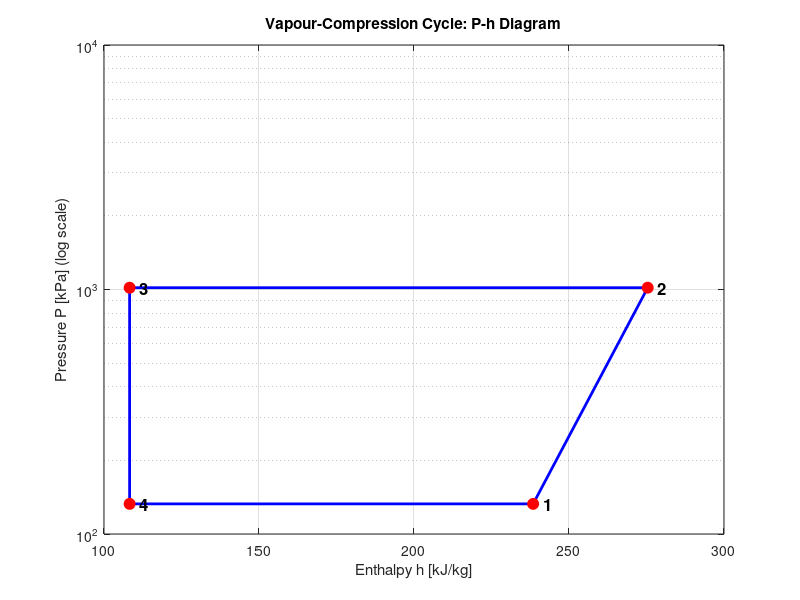

Recreate this plot in MATLAB.
%% ========================================================================
%  VAPOUR-COMPRESSION REFRIGERATION CYCLE (ideal)
%  Repository: thermodynamic-cycles
%  Working fluid: R-134a  -- enthalpy-based, NOT ideal-gas air
%
%  Standard refrigeration / heat-pump cycle. Four processes:
%     1 -> 2 : Isentropic compression (sat vapour -> condenser pressure)
%     2 -> 3 : Constant-pressure heat rejection in condenser (-> sat liq)
%     3 -> 4 : Throttle through expansion valve (h constant)
%     4 -> 1 : Constant-pressure heat absorption in evaporator (-> sat vap)
%
%  COP_cooling = q_evap / w_comp,  COP_heating = q_cond / w_comp.
%
%  PROPERTY VALUES below are standard R-134a table values for the chosen
%  evaporator/condenser temperatures. The superheated value h2 in
%  particular should be VERIFIED by lookup at (P_cond, s1).
% ========================================================================

clear; clc; close all;

%% SECTION 1: CYCLE CONDITIONS
T_evap = -20;   % evaporator temperature   [degC]
T_cond =  40;   % condenser temperature    [degC]

fprintf('==================================================\n');
fprintf('  VAPOUR-COMPRESSION CYCLE CONDITIONS (R-134a)\n');
fprintf('==================================================\n');
fprintf('  Evaporator temperature = %7.1f degC\n', T_evap);
fprintf('  Condenser temperature  = %7.1f degC\n', T_cond);
fprintf('\n');

%% SECTION 2: R-134a PROPERTIES  (VERIFY AGAINST YOUR TABLES)
% --- State 1: saturated vapour at evaporator temp (-20 degC) ---
P_evap = 132.8;     % saturation pressure        [kPa]
h1 = 238.43;        % sat vapour enthalpy        [kJ/kg]
s1 = 0.94565;       % sat vapour entropy         [kJ/(kg*K)]

% --- State 3: saturated liquid at condenser temp (40 degC) ---
P_cond = 1017.0;    % saturation pressure        [kPa]
h3 = 108.26;        % sat liquid enthalpy        [kJ/kg]

% --- State 2: superheated vapour at P_cond with s2 = s1 ---
% From a superheated R-134a lookup at ~1017 kPa, s = 0.94565.
% VERIFY this one; it drives the compressor work directly.
h2 = 275.39;        % compressor exit enthalpy   [kJ/kg]

%% SECTION 3: STATE POINT CALCULATIONS  (1 -> 2 -> 3 -> 4 -> 1)
s2 = s1;                    % isentropic compression
% State 4: throttle is isenthalpic, h4 = h3
h4 = h3;
% Quality at evaporator inlet (state 4) for reference
% x4 would need hf, hfg at evaporator temp; left out to avoid extra guesses

h_states = [h1, h2, h3, h4];
P_states = [P_evap, P_cond, P_cond, P_evap];
fprintf('==================================================\n');
fprintf('  STATE POINTS\n');
fprintf('==================================================\n');
fprintf('  State    P [kPa]    h [kJ/kg]    note\n');
fprintf('  ------------------------------------------------\n');
fprintf('    1     %8.1f   %9.2f    sat vapour (evap out)\n', P_evap, h1);
fprintf('    2     %8.1f   %9.2f    superheated (comp out)\n', P_cond, h2);
fprintf('    3     %8.1f   %9.2f    sat liquid (cond out)\n', P_cond, h3);
fprintf('    4     %8.1f   %9.2f    two-phase (valve out)\n', P_evap, h4);
fprintf('\n');

%% SECTION 4: WORK, HEAT, COP
w_comp  = h2 - h1;      % compressor work in   [kJ/kg]
q_evap  = h1 - h4;      % refrigeration effect [kJ/kg]
q_cond  = h2 - h3;      % heat rejected        [kJ/kg]

COP_cool = q_evap / w_comp;     % as a refrigerator
COP_heat = q_cond / w_comp;     % as a heat pump
energy_balance = q_cond - (q_evap + w_comp);   % should be ~0

% Reversed-Carnot COP between the two temperatures, as an upper-bound ref
Tc = T_evap + 273.15;  Th = T_cond + 273.15;
COP_cool_carnot = Tc / (Th - Tc);

fprintf('==================================================\n');
fprintf('  WORK, HEAT, COP  (per kg of refrigerant)\n');
fprintf('==================================================\n');
fprintf('  Compressor work in    = %9.3f kJ/kg\n', w_comp);
fprintf('  Refrigeration effect  = %9.3f kJ/kg\n', q_evap);
fprintf('  Heat rejected         = %9.3f kJ/kg\n', q_cond);
fprintf('  COP (cooling)         = %9.4f\n', COP_cool);
fprintf('  COP (heating)         = %9.4f\n', COP_heat);
fprintf('  Carnot COP (cooling)  = %9.4f  (upper bound)\n', COP_cool_carnot);
fprintf('  Energy balance resid  = %9.3e kJ/kg (should be ~0)\n', energy_balance);
fprintf('\n');

%% SECTION 5: P-h DIAGRAM (the natural refrigeration diagram)
% Cycle path through the four points on pressure-enthalpy axes. A full
% dome needs the sat table; the state-point path shows the cycle shape.
h_path = [h1, h2, h3, h4, h1];
P_path = [P_evap, P_cond, P_cond, P_evap, P_evap];

figure('Name','Vapour-Compression P-h Diagram','Color','w');
plot(h_path, P_path, 'b-', 'LineWidth', 2); hold on;
plot(h_states, P_states, 'ro', 'MarkerFaceColor', 'r', 'MarkerSize', 8);
for i = 1:4
    text(h_states(i), P_states(i), sprintf('  %d', i), ...
         'FontSize', 12, 'FontWeight', 'bold');
end
set(gca, 'YScale', 'log');          % P-h diagrams use a log pressure axis
xlabel('Enthalpy h [kJ/kg]');
ylabel('Pressure P [kPa] (log scale)');
title('Vapour-Compression Cycle: P-h Diagram');
grid on; hold off;

fprintf('Plot generated. Vapour-compression model complete.\n');
%% END OF VAPOUR-COMPRESSION MODEL
